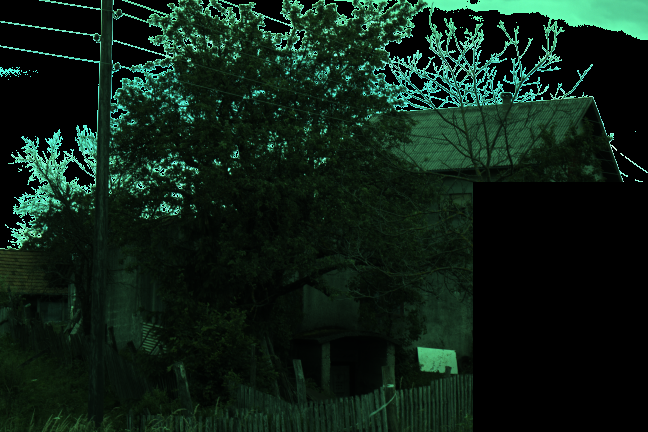
#> input picture 00_0011.png, 648 x 432 px
$ python validation.py
#> lines starting #> are read from the running program, lines starting #| are printed output that depends on the picture; after the words box and inside, x2 and y2 are one past the last pixel; in counts of white or black regions, pixels touching at a corner belong together
import numpy as np
from methods.statistics_based.gray_pixels_qian import gray_pixels
import imageio

img = imageio.imread('00_0011.png', 'PNG-FI').astype(np.float32)
mask = np.sum(img, axis=2) != 0
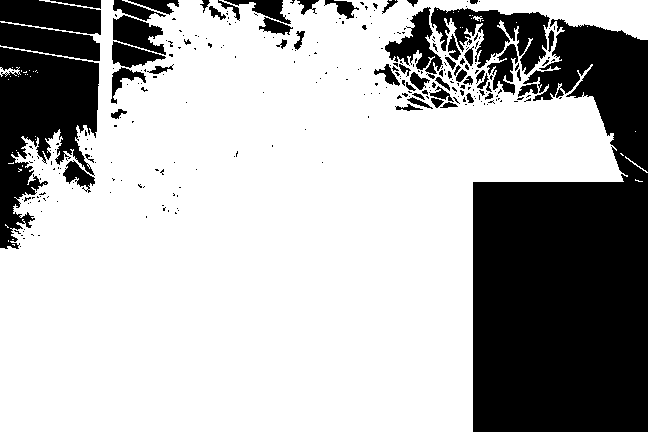
#> mask: shape (432, 648) bool; 69.7% white; 300 black regions (240 under 20 px), largest, box (x1, y1, x2, y2) and area: (473, 19, 648, 432) 53581, (0, 47, 99, 249) 11149, (431, 7, 550, 75) 3901
#> (the run stopped early here; a loop or call above may not have finished)
